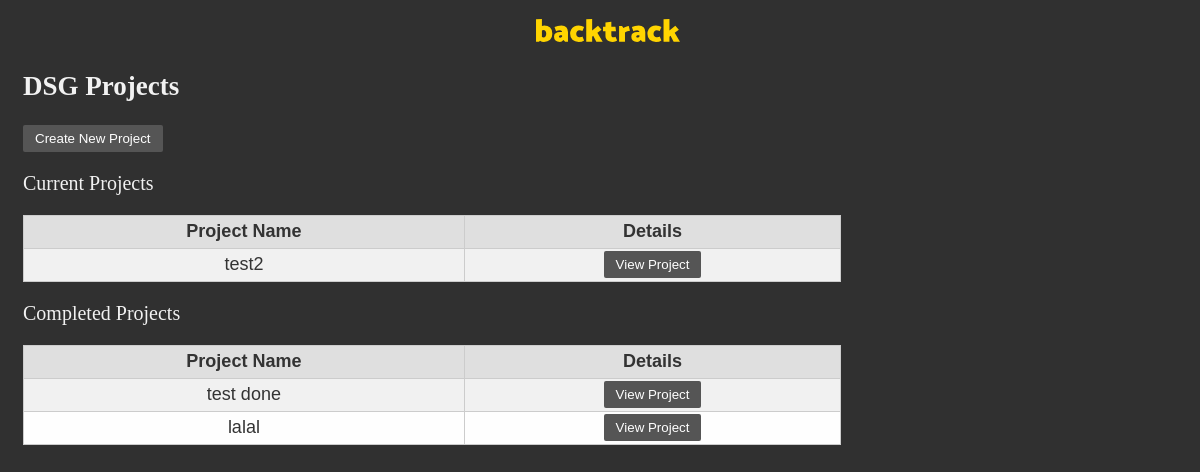
The app's page /backtrack/projects, older data.
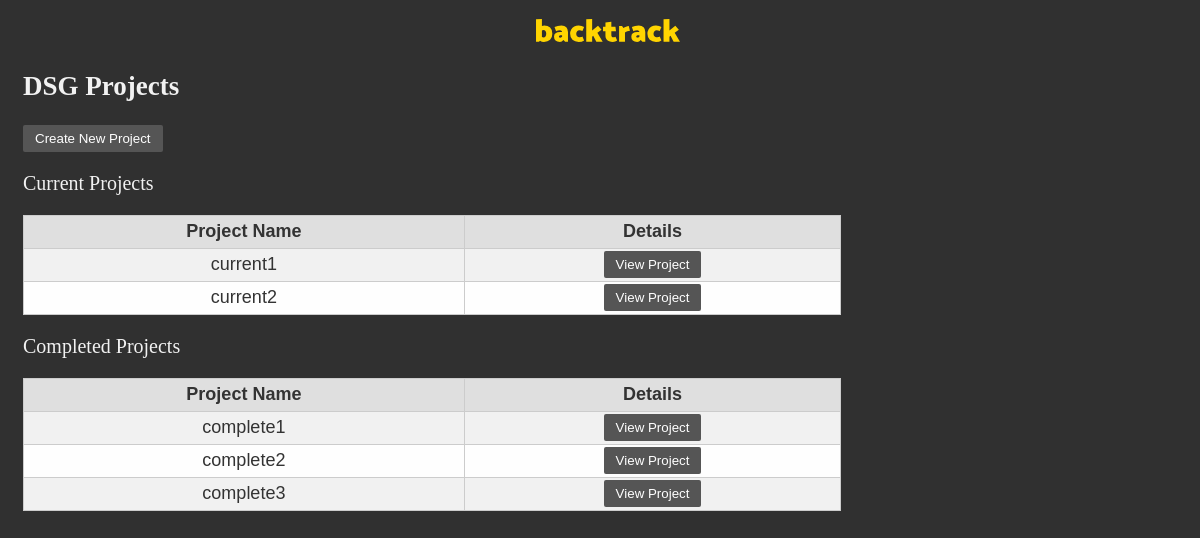
The same page, newer data.
### backtrack/models.py (models this page shows, shortened)
class Project(models.Model):
    name = models.CharField(max_length=200)
    status = models.CharField(max_length=200, default=ProjectStatus.CURRENT.value, choices=ProjectStatus.choices())

### backtrack/views.py (the view)
# urls.py: urlpatterns = [path('projects', views.ViewAllProjects.as_view(), name='projects'),
class ViewAllProjects(TemplateView):
    template_name = "project_list.html"
    def get_context_data(self, **kwargs):
        context = super().get_context_data(**kwargs)
        context['project_list1'] = Project.objects.filter(status=ProjectStatus.CURRENT.value)
        context['project_list2'] = Project.objects.filter(status=ProjectStatus.COMPLETE.value)
        return context

### templates/project_list.html (shortened to what this page needs)
{% load static %}
<!DOCTYPE html>
<html>
    <head>
        <link rel="stylesheet" href="{% static 'css/template.css' %}">
        <div class="page-header">
            <h1 style="text-align: center;"><img width="144" src="{% static 'backtrack.svg' %}" alt="Backtrack"/></h1>
        </div>
        <h2> DSG Projects </h1>
    </head>
    <body>
        <form action="projects/create-new-project">
            <button type="submit">Create New Project</button>
        </form>
        <p> Current Projects</p>
            <table>
                    <tr>
                        <th>Project Name</th>
                        <th>Details</th>
                    </tr>
                    {% for project in project_list1 %}
                    <tr>
                        <td> {{ project.name }} </td>
                        <td>
                            <form action="projects/{{project.id}}">
                                <button type="submit">View Project</button>
                            </form>
                        </td>
                    </tr>
                    {% endfor %}
            </table>
        <p> Completed Projects</p>
            <table>
                <tr>
                    <th>Project Name</th>
                    <th>Details</th>
                </tr>
                {% for project in project_list2 %}
                <tr>
                        <td> {{ project.name }} </td>
                        <td>
                            <form action="projects/{{project.id}}">
                                <button type="submit">View Project</button>
                            </form>
                        </td>
                    </tr>
                    {% endfor %}
            </table>
    </body>
</html>

### static/css/template.css (style rules this page uses)
.page-header { margin-top: 0; }
.page-header h1, .page-header h1 a, .page-header h1 a:visited, .page-header h1 a:active { color: #ffffff; font-size: 20pt; text-decoration: none; }
body { background-color: #303030; color: #f1f1f1; font-family: "Trebuchet MS"; font-size: 18px; padding-left: 15px; }
p { font-size: 20px; }
button { background-color: #555555; border: none; color: white; padding: 6px 12px; border-radius: 2px; text-align: center; text-decoration: none; display: inline-block; }
table { color: #333; font-family: Helvetica, Arial, sans-serif; width: 70%; border-collapse: collapse; border-spacing: 0; }
td, th { border: 1px solid #cccccc; height: 30px; transition: all 0.3s; }
th { background: #DFDFDF; font-weight: bold; }
td { background: #FAFAFA; text-align: center; }
tr:nth-child(even) td { background: #F1F1F1; }
tr:nth-child(odd) td { background: #FEFEFE; }

Row changes from the older to the newer data that the page shows:
removed Project: name "test2", shown under "DSG Projects"
removed Project: name "test done"
removed Project: name "lalal"
added Project: name "current1", shown under "DSG Projects"
added Project: name "current2", shown under "DSG Projects"
added Project: name "complete1"
added Project: name "complete2"
added Project: name "complete3"
